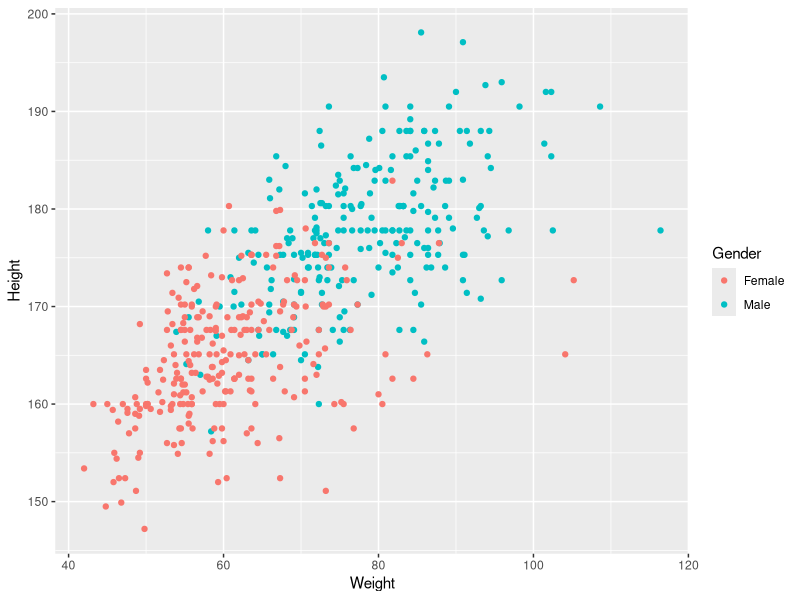

Source code (R): (Note: this script raises an error after producing the figure.)
# http://www.amstat.org/publications/jse/v11n2/datasets.heinz.html

measurements <- read.csv('body.dat', header = FALSE, sep = '')

measurements <- measurements[, 23:25]

names(measurements) <- c('Weight', 'Height', 'Male')

measurements$Gender <- ifelse(measurements$Male == 1, 'Male', 'Female')

library('ggplot2')
ggplot(measurements, aes(x = Weight, y = Height, color = Gender)) + geom_point()

logit.model <- glm(Male ~ Height + Weight, data = measurements, family = binomial(link = 'logit'))

invlogit <- function (x) {1 / (1 + exp(-x))}

library('arm')
measurements$Prediction <- as.numeric(invlogit(predict(logit.model)) > 0.5)
nrow(subset(measurements, Male == Prediction)) / nrow(measurements)

# Find constant line so that invlogit == 0.5 everywhere.

# -coef(logit.model)[1] == coef(logit.model)[2] * Height + coef(logit.model)[3] * Weight
# Height = (-coef(logit.model)[1] - coef(logit.model)[3] * Weight) / coef(logit.model)[2]
# Height = -coef(logit.model)[1] / coef(logit.model)[2] - coef(logit.model)[3] / coef(logit.model)[2] * Weight

ggplot(measurements, aes(x = Weight, y = Height, color = Gender)) +
  geom_point() +
  stat_abline(intercept = - coef(logit.model)[1] / coef(logit.model)[2],
        slope = - coef(logit.model)[3] / coef(logit.model)[2],
        geom = 'abline',
        color = 'black')
